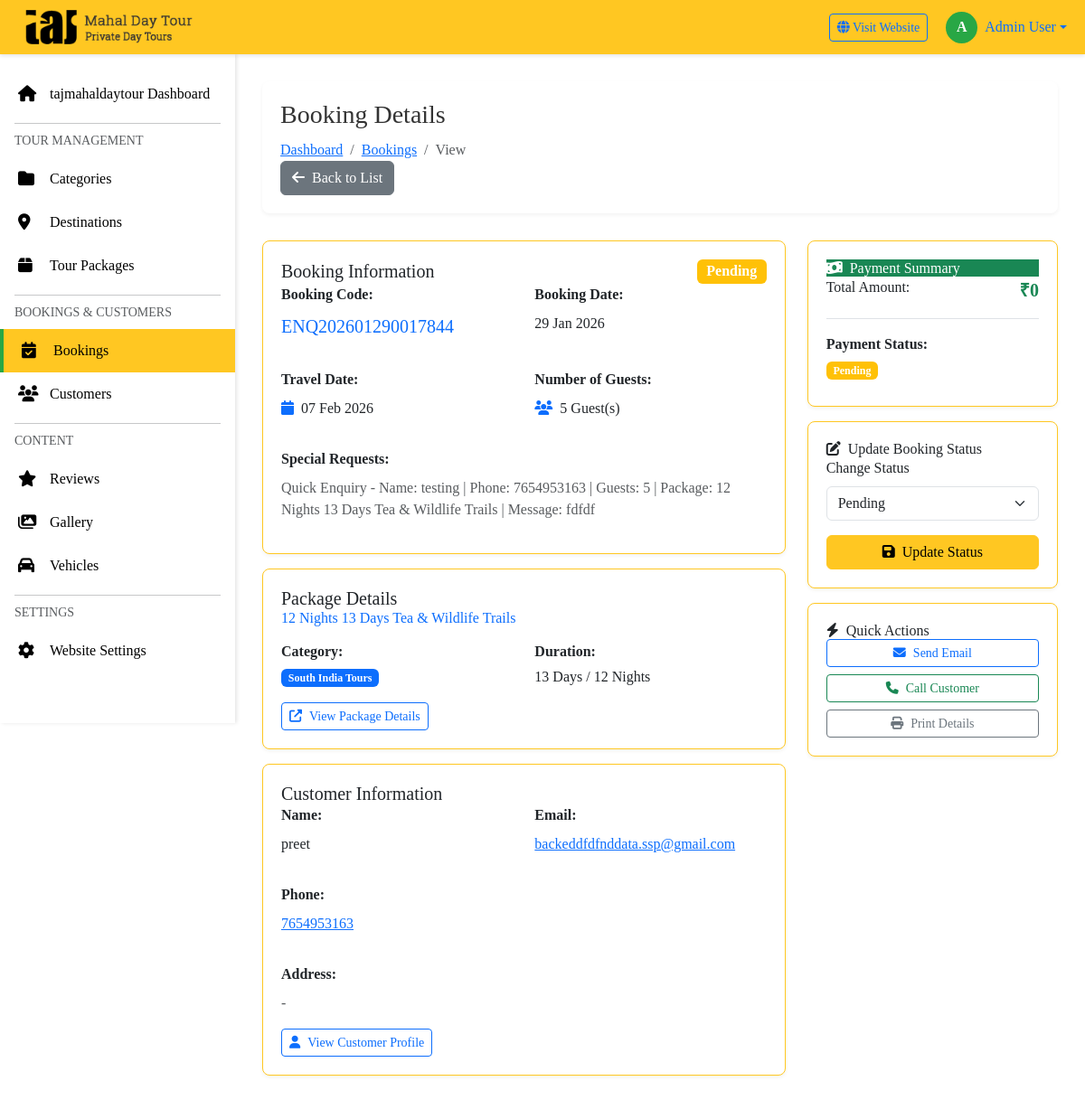
Screenshot of /admin/bookings/view.php?id=113 (signed in) with the database file from the repository.
### tables this page shows
CREATE TABLE `bookings` (
  `id` int(11) NOT NULL,
  `booking_number` varchar(50) NOT NULL,
  `customer_id` int(11) NOT NULL,
  `package_id` int(11) NOT NULL,
  `vehicle_id` int(11) DEFAULT NULL,
  `travel_date` date NOT NULL,
  `number_of_persons` int(11) NOT NULL,
  `number_of_days` int(11) NOT NULL,
  `total_price` decimal(10,2) NOT NULL,
  `discount` decimal(10,2) DEFAULT 0.00,
  `final_price` decimal(10,2) NOT NULL,
  `payment_status` enum('pending','partial','paid','refunded') DEFAULT 'pending',
  `paid_amount` decimal(10,2) DEFAULT 0.00,
  `payment_method` varchar(50) DEFAULT NULL,
  `booking_status` enum('pending','confirmed','cancelled','completed') DEFAULT 'pending',
  `special_requests` text DEFAULT NULL,
  `admin_notes` text DEFAULT NULL,
  `created_at` timestamp NOT NULL DEFAULT current_timestamp(),
  `updated_at` timestamp NOT NULL DEFAULT current_timestamp() ON UPDATE current_timestamp()
);

CREATE TABLE `tour_packages` (
  `id` int(11) NOT NULL,
  `category_id` int(11) NOT NULL,
  `title` varchar(255) NOT NULL,
  `slug` varchar(255) NOT NULL,
  `short_description` text DEFAULT NULL,
  `description` longtext DEFAULT NULL,
  `duration_days` int(11) NOT NULL,
  `duration_nights` int(11) NOT NULL,
  `base_price` decimal(10,2) NOT NULL,
  `discounted_price` decimal(10,2) DEFAULT NULL,
  `price_type` enum('per_person','per_group') DEFAULT 'per_person',
  `featured_image` varchar(255) DEFAULT NULL,
  `gallery_images` text DEFAULT NULL,
  `video_url` varchar(255) DEFAULT NULL,
  `max_group_size` int(11) DEFAULT 20,
  `min_age` int(11) DEFAULT 0,
  `difficulty_level` enum('easy','moderate','challenging','difficult') DEFAULT 'easy',
  `inclusions` text DEFAULT NULL,
  `exclusions` text DEFAULT NULL,
  `meta_title` varchar(255) DEFAULT NULL,
  `meta_description` text DEFAULT NULL,
  `meta_keywords` text DEFAULT NULL,
  `is_active` tinyint(1) DEFAULT 1,
  `is_featured` tinyint(1) DEFAULT 0,
  `is_bestseller` tinyint(1) DEFAULT 0,
  `display_order` int(11) DEFAULT 0,
  `views` int(11) DEFAULT 0,
  `created_at` timestamp NOT NULL DEFAULT current_timestamp(),
  `updated_at` timestamp NOT NULL DEFAULT current_timestamp() ON UPDATE current_timestamp()
);

CREATE TABLE `categories` (
  `id` int(11) NOT NULL,
  `name` varchar(100) NOT NULL,
  `slug` varchar(100) NOT NULL,
  `description` text DEFAULT NULL,
  `icon` varchar(255) DEFAULT NULL,
  `image` varchar(255) DEFAULT NULL,
  `display_order` int(11) DEFAULT 0,
  `is_active` tinyint(1) DEFAULT 1,
  `show_in_header` tinyint(1) DEFAULT 1,
  `created_at` timestamp NOT NULL DEFAULT current_timestamp(),
  `updated_at` timestamp NOT NULL DEFAULT current_timestamp() ON UPDATE current_timestamp()
);

CREATE TABLE `customers` (
  `id` int(11) NOT NULL,
  `name` varchar(100) NOT NULL,
  `email` varchar(100) NOT NULL,
  `phone` varchar(20) NOT NULL,
  `country` varchar(100) DEFAULT 'India',
  `state` varchar(100) DEFAULT NULL,
  `city` varchar(100) DEFAULT NULL,
  `address` text DEFAULT NULL,
  `created_at` timestamp NOT NULL DEFAULT current_timestamp(),
  `updated_at` timestamp NOT NULL DEFAULT current_timestamp() ON UPDATE current_timestamp()
);

### admin/includes/functions.php (called while the page is built, shortened)
<?php
function format_price($price) {
    return '₹' . number_format($price, 0);
}
function format_date($date) {
    return date('d M Y', strtotime($date));
}
?>

### admin/bookings/view.php (the view, shortened to what this page needs)
<?php
require_once '../includes/config.php';
require_once '../includes/functions.php';
$id = intval($_GET['id']);
$query = "SELECT b.*,
          c.name as customer_name, c.email as customer_email, c.phone as customer_phone,
          c.address as customer_address, c.city as customer_city, c.state as customer_state,
          p.title as package_title, p.duration_days, p.duration_nights,
          cat.name as category_name
          FROM bookings b
          LEFT JOIN customers c ON b.customer_id = c.id
          LEFT JOIN tour_packages p ON b.package_id = p.id
          LEFT JOIN categories cat ON p.category_id = cat.id
          WHERE b.id = $id";
$result = mysqli_query($conn, $query);
$booking = mysqli_fetch_assoc($result);
$status_colors = [
    'pending' => 'warning',
    'confirmed' => 'info',
    'completed' => 'success',
    'cancelled' => 'danger'
];
$status_color = $status_colors[$booking['booking_status']] ?? 'secondary';
include '../includes/header.php';
include '../includes/sidebar.php';
?>
<div class="main-content">
    <div class="page-header">
        <div>
            <h1 class="page-title">Booking Details</h1>
            <nav aria-label="breadcrumb">
                <ol class="breadcrumb">
                    <li class="breadcrumb-item"><a href="../dashboard.php">Dashboard</a></li>
                    <li class="breadcrumb-item"><a href="index.php">Bookings</a></li>
                    <li class="breadcrumb-item active">View</li>
                </ol>
            </nav>
        </div>
        <div class="page-actions">
            <a href="index.php" class="btn btn-secondary">
                <i class="fas fa-arrow-left me-2"></i>Back to List
            </a>
        </div>
    </div>
    <div class="row">
        <div class="col-lg-8">
            <div class="admin-card mb-3">
                <div class="card-header d-flex justify-content-between align-items-center">
                    <h5 class="mb-0">Booking Information</h5>
                    <span class="badge bg-<?php echo $status_color; ?> fs-6">
                        <?php echo ucfirst($booking['booking_status']); ?>
                    </span>
                </div>
                <div class="card-body">
                    <div class="row mb-3">
                        <div class="col-md-6">
                            <p class="mb-2"><strong>Booking Code:</strong></p>
                            <p class="text-primary fs-5"><?php echo htmlspecialchars($booking['booking_number'] ?? 'N/A'); ?></p>
                        </div>
                        <div class="col-md-6">
                            <p class="mb-2"><strong>Booking Date:</strong></p>
                            <p><?php echo format_date($booking['created_at']); ?></p>
                        </div>
                    </div>
                    <div class="row mb-3">
                        <div class="col-md-6">
                            <p class="mb-2"><strong>Travel Date:</strong></p>
                            <p><i class="fas fa-calendar text-primary me-2"></i><?php echo format_date($booking['travel_date']); ?></p>
                        </div>
                        <div class="col-md-6">
                            <p class="mb-2"><strong>Number of Guests:</strong></p>
                            <p><i class="fas fa-users text-primary me-2"></i><?php echo $booking['number_of_persons'] ?? 0; ?> Guest(s)</p>
                        </div>
                    </div>
                    <div class="row">
                        <div class="col-md-12">
                            <p class="mb-2"><strong>Special Requests:</strong></p>
                            <p class="text-muted"><?php echo !empty($booking['special_requests']) ? nl2br(htmlspecialchars($booking['special_requests'])) : '-'; ?></p>
                        </div>
                    </div>
                </div>
            </div>
            <div class="admin-card mb-3">
                <div class="card-header">
                    <h5 class="mb-0">Package Details</h5>
                </div>
                <div class="card-body">
                    <h6 class="text-primary mb-3"><?php echo htmlspecialchars($booking['package_title']); ?></h6>
                    <div class="row">
                        <div class="col-md-6 mb-3">
                            <p class="mb-1"><strong>Category:</strong></p>
                            <span class="badge bg-primary"><?php echo htmlspecialchars($booking['category_name']); ?></span>
                        </div>
                        <div class="col-md-6 mb-3">
                            <p class="mb-1"><strong>Duration:</strong></p>
                            <p class="mb-0"><?php echo $booking['duration_days']; ?> Days / <?php echo $booking['duration_nights']; ?> Nights</p>
                        </div>
                    </div>
                    <a href="../packages/view.php?id=<?php echo $booking['package_id']; ?>" class="btn btn-sm btn-outline-primary" target="_blank">
                        <i class="fas fa-external-link-alt me-2"></i>View Package Details
                    </a>
                </div>
            </div>
            <div class="admin-card">
                <div class="card-header">
                    <h5 class="mb-0">Customer Information</h5>
                </div>
                <div class="card-body">
                    <div class="row mb-3">
                        <div class="col-md-6">
                            <p class="mb-2"><strong>Name:</strong></p>
                            <p><?php echo htmlspecialchars($booking['customer_name']); ?></p>
                        </div>
                        <div class="col-md-6">
                            <p class="mb-2"><strong>Email:</strong></p>
                            <p><a href="mailto:<?php echo htmlspecialchars($booking['customer_email']); ?>">
                                <?php echo htmlspecialchars($booking['customer_email']); ?>
                            </a></p>
                        </div>
                    </div>
                    <div class="row mb-3">
                        <div class="col-md-6">
                            <p class="mb-2"><strong>Phone:</strong></p>
                            <p><a href="tel:<?php echo htmlspecialchars($booking['customer_phone']); ?>">
                                <?php echo htmlspecialchars($booking['customer_phone']); ?>
                            </a></p>
                        </div>
                    </div>
                    <div class="row">
                        <div class="col-md-12">
                            <p class="mb-2"><strong>Address:</strong></p>
                            <p class="text-muted">
                                <?php
                                $address_parts = array_filter([
                                    $booking['customer_address'],
                                    $booking['customer_city'],
                                    $booking['customer_state']
                                ]);
                                echo !empty($address_parts) ? implode(', ', array_map('htmlspecialchars', $address_parts)) : '-';
                                ?>
                            </p>
                        </div>
                    </div>
                    <a href="../customers/view.php?id=<?php echo $booking['customer_id']; ?>" class="btn btn-sm btn-outline-primary">
                        <i class="fas fa-user me-2"></i>View Customer Profile
                    </a>
                </div>
            </div>
        </div>
        <div class="col-lg-4">
            <div class="admin-card mb-3">
                <div class="card-header bg-success text-white">
                    <h6 class="mb-0"><i class="fas fa-money-bill-wave me-2"></i>Payment Summary</h6>
                </div>
                <div class="card-body">
                    <div class="d-flex justify-content-between mb-3 pb-3 border-bottom">
                        <span>Total Amount:</span>
                        <strong class="text-success fs-5"><?php echo format_price($booking['final_price'] ?? 0); ?></strong>
                    </div>
                    <div class="mb-2">
                        <p class="mb-1"><strong>Payment Status:</strong></p>
                        <span class="badge bg-<?php echo $booking['payment_status'] == 'paid' ? 'success' : 'warning'; ?>">
                            <?php echo ucfirst($booking['payment_status']); ?>
                        </span>
                    </div>
                </div>
            </div>
            <div class="admin-card mb-3">
                <div class="card-header">
                    <h6 class="mb-0"><i class="fas fa-edit me-2"></i>Update Booking Status</h6>
                </div>
                <div class="card-body">
                    <form method="POST" action="index.php">
                        <div class="mb-3">
                            <label class="form-label">Change Status</label>
                            <select name="status" class="form-select" required>
                                <option value="pending" <?php echo $booking['booking_status'] == 'pending' ? 'selected' : ''; ?>>Pending</option>
                            </select>
                        </div>
                        <button type="submit" name="update_status" class="btn btn-primary w-100">
                            <i class="fas fa-save me-2"></i>Update Status
                        </button>
                    </form>
                </div>
            </div>
            <div class="admin-card">
                <div class="card-header">
                    <h6 class="mb-0"><i class="fas fa-bolt me-2"></i>Quick Actions</h6>
                </div>
                <div class="card-body">
                    <a href="mailto:<?php echo htmlspecialchars($booking['customer_email']); ?>" class="btn btn-outline-primary btn-sm w-100 mb-2">
                        <i class="fas fa-envelope me-2"></i>Send Email
                    </a>
                    <a href="tel:<?php echo htmlspecialchars($booking['customer_phone']); ?>" class="btn btn-outline-success btn-sm w-100 mb-2">
                        <i class="fas fa-phone me-2"></i>Call Customer
                    </a>
                    <button onclick="window.print()" class="btn btn-outline-secondary btn-sm w-100">
                        <i class="fas fa-print me-2"></i>Print Details
                    </button>
                </div>
            </div>
        </div>
    </div>
</div>
<?php include '../includes/footer.php'; ?>

### admin/includes/header.php (style rules this page uses)
:root { --primary-color: #ffc722; --secondary-color: #000000; --accent-red: #dc3545; --accent-green: #28a745; --accent-white: #fff; --sidebar-width: 260px; --header-height: 60px; }
* { margin: 0; padding: 0; box-sizing: border-box; }
body { font-family: 'Playfair Display', Georgia, serif; background: #fff; }
.page-header { background: white; padding: 20px; border-radius: 8px; margin-bottom: 30px; box-shadow: 0 2px 4px rgba(0,0,0,0.05); }
.page-header h1 { font-size: 28px; color: #333; margin: 0; }
.page-header .breadcrumb { margin: 10px 0 0 0; background: none; padding: 0; }
.admin-card { background: #fff; border-radius: 8px; padding: 20px; box-shadow: 0 2px 4px rgba(0,0,0,0.05); margin-bottom: 20px; border: 1px solid #ffc722; }
.btn-primary { background: var(--primary-color); border-color: var(--primary-color); color: #000; font-family: 'Playfair Display', Georgia, serif; }

### admin/includes/footer.php (style rules this page uses)
body, .admin-content, .admin-sidebar, .admin-header, .admin-card, .page-header, .menu-link, .btn, .breadcrumb { font-family: 'Playfair Display', Georgia, serif !important; }

### rows the page displays
bookings: booking_status "Pending", booking_number "ENQ202601290017844", created_at "29 Jan 2026", travel_date "07 Feb 2026", number_of_persons "5", special_requests "Quick Enquiry - Name: testing | Phone: 7654953163 | Guests: 5 | Package: 12 Nights 13 Days Tea & Wildlife Trails | Message: fdfdf", package.title "12 Nights 13 Days Tea & Wildlife Trails", categories.name "South India Tours", package.duration_days "13", package.duration_nights "12", customer.name "preet", customer.email "backeddfdfnddata.ssp@gmail.com", customer.phone "7654953163", final_price "₹0", payment_status "Pending", status "Pending"

### other values shown
substr($_SESSION['admin_name'] ?? 'A', 0, 1) "A"
$_SESSION['admin_name'] "Admin User"
